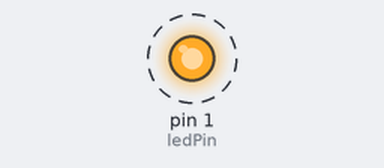
The sketch below on a simulated Arduino Uno, built with avr-gcc and run on an emulated ATmega328P. Parts: output pins drawn as LEDs (lit = HIGH). Dashed ring = blinking.

Above: at 0.5 s.
Timing chart, 0 to 4.6 s (numbered marks = the images above):
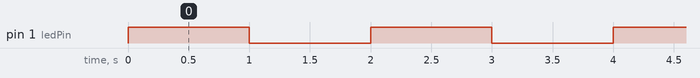

Measured:
- by itself, pin 1 (ledPin): alternates HIGH for 1.0 s and LOW for 1.0 s

The sketch:

LightItUp.ino
```cpp
/*
  Light It Up
  Uses the Blink Without Delay code to light up an attached LED.
*/

// constants won't change. Used here to set a pin number:
const int ledPin = 1;  // the number of the LED pin

// Variables will change:
int ledState = LOW;  // ledState used to set the LED

void setup() {
  // set the digital pin as output:
  pinMode(ledPin, OUTPUT);
}

void loop() {
  // here is where you'd put code that needs to be running all the time.

    // if the LED is off turn it on and vice-versa:
    if (ledState == LOW) {
      ledState = HIGH;
    } else {
      ledState = LOW;
    }

    // set the LED with the ledState of the variable:
    digitalWrite(ledPin, ledState);
    delay(1000);
}
```
